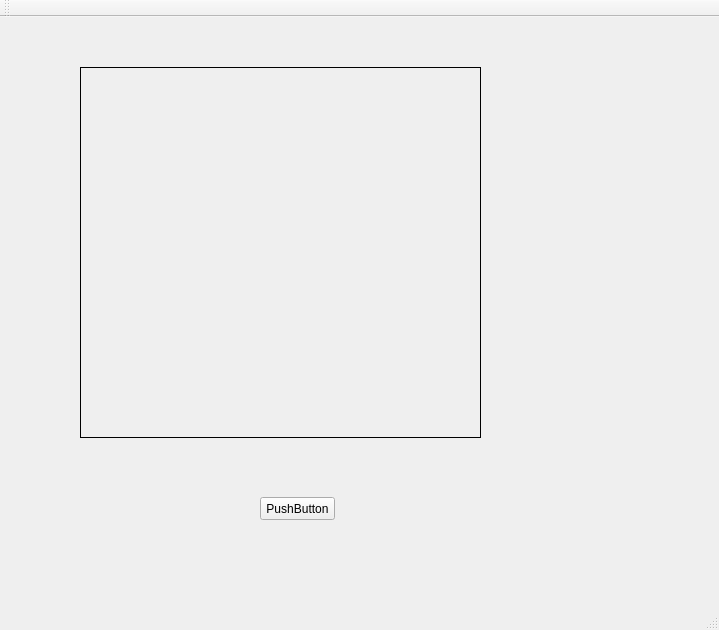
<?xml version="1.0" encoding="UTF-8"?>
<ui version="4.0">
 <class>MainWindow</class>
 <widget class="QMainWindow" name="MainWindow">
  <property name="geometry">
   <rect>
    <x>0</x>
    <y>0</y>
    <width>719</width>
    <height>630</height>
   </rect>
  </property>
  <property name="windowTitle">
   <string>MainWindow</string>
  </property>
  <widget class="QWidget" name="centralWidget">
   <widget class="QLabel" name="label">
    <property name="geometry">
     <rect>
      <x>80</x>
      <y>50</y>
      <width>401</width>
      <height>371</height>
     </rect>
    </property>
    <property name="frameShape">
     <enum>QFrame::Panel</enum>
    </property>
    <property name="text">
     <string/>
    </property>
   </widget>
   <widget class="QPushButton" name="pushButton">
    <property name="geometry">
     <rect>
      <x>260</x>
      <y>480</y>
      <width>75</width>
      <height>23</height>
     </rect>
    </property>
    <property name="text">
     <string>PushButton</string>
    </property>
   </widget>
  </widget>
  <widget class="QMenuBar" name="menuBar">
   <property name="geometry">
    <rect>
     <x>0</x>
     <y>0</y>
     <width>719</width>
     <height>23</height>
    </rect>
   </property>
  </widget>
  <widget class="QToolBar" name="mainToolBar">
   <attribute name="toolBarArea">
    <enum>TopToolBarArea</enum>
   </attribute>
   <attribute name="toolBarBreak">
    <bool>false</bool>
   </attribute>
  </widget>
  <widget class="QStatusBar" name="statusBar"/>
 </widget>
 <layoutdefault spacing="6" margin="11"/>
 <resources/>
 <connections/>
</ui>
